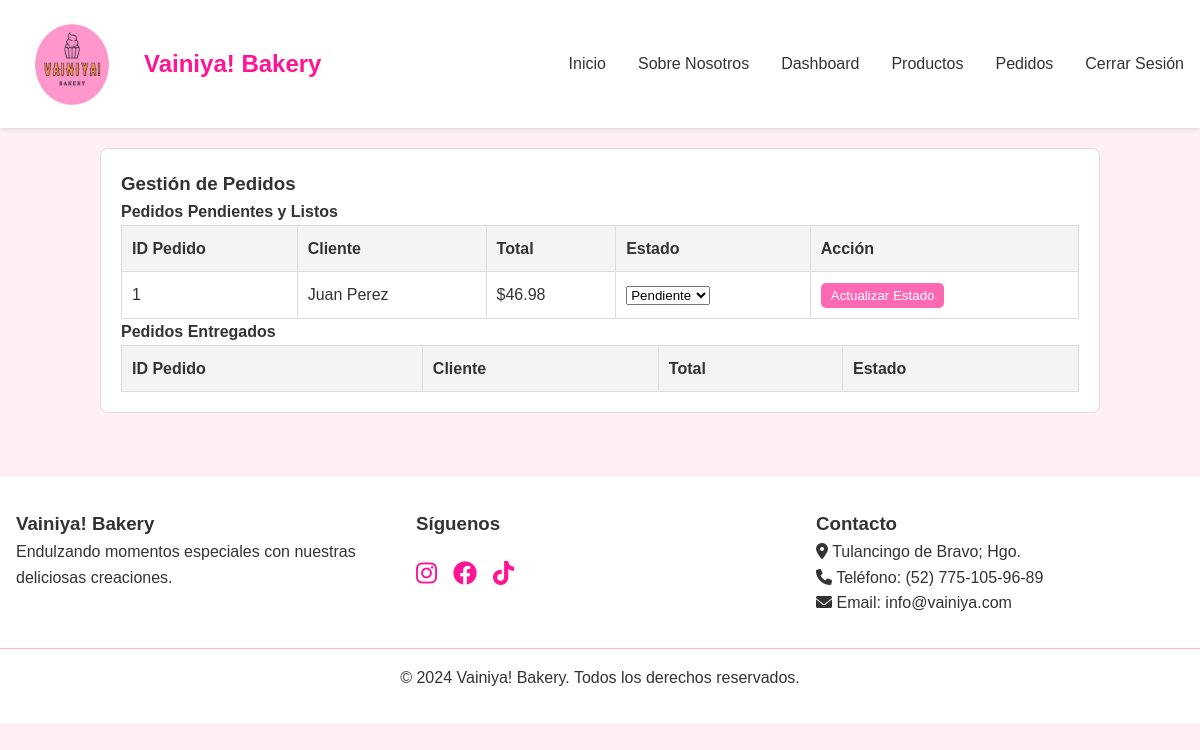
/app/admin/pedidos.php, run on the app's committed database.
### tables this page shows
CREATE TABLE pedidos (
    id INT AUTO_INCREMENT PRIMARY KEY,
    id_usuario INT NOT NULL,
    total DECIMAL(10, 2) NOT NULL,
    estado VARCHAR(50) DEFAULT 'pendiente',
    metodo_pago VARCHAR(50),
    fecha_pedido TIMESTAMP DEFAULT CURRENT_TIMESTAMP,
    direccion_entrega TEXT,
    FOREIGN KEY (id_usuario) REFERENCES usuarios(id) ON DELETE CASCADE
);

CREATE TABLE usuarios (
    id INT AUTO_INCREMENT PRIMARY KEY,
    nombre VARCHAR(255) NOT NULL,
    correo VARCHAR(255) UNIQUE NOT NULL,
    contrasena VARCHAR(255) NOT NULL,
    numero_contacto VARCHAR(20),
    direccion TEXT,
    tipo_usuario VARCHAR(50) DEFAULT 'cliente',
    fecha_registro TIMESTAMP DEFAULT CURRENT_TIMESTAMP
);

### app/admin/pedidos.php (the view, shortened to what this page needs)
<?php
require "../config.php";
$sql = "SELECT p.id, p.total, p.estado, p.fecha_pedido, p.direccion_entrega, u.nombre AS cliente
        FROM pedidos p
        JOIN usuarios u ON p.id_usuario = u.id
        WHERE p.estado IN ('pendiente', 'listo', 'entregado')
        ORDER BY p.estado, p.fecha_pedido DESC";
$result = $conn->query($sql);
$pedidos = [];
if ($result->num_rows > 0) {
    while ($row = $result->fetch_assoc()) {
        $pedidos[] = $row;
    }
}
?>
<!DOCTYPE html>
<html lang="es">
<head>
    <link rel="stylesheet" href="/css/style.css">
    <link rel="stylesheet" href="https://cdnjs.cloudflare.com/ajax/libs/font-awesome/6.0.0/css/all.min.css">
</head>
<body>
<header>
    <nav>
      <div class="logo">
        <img class="logo_img" src="/img/logo.png" alt="Vainiya! Bakery">
        <h1>Vainiya! Bakery</h1>
      </div>
      <ul>
        <li><a href="inicio.php">Inicio</a></li>
        <li><a href="sobre-nosotros.php">Sobre Nosotros</a></li>
        <li><a href="dashboard.php">Dashboard</a></li>
        <li><a href="productos.php">Productos</a></li>
        <li><a href="pedidos.php">Pedidos</a></li>
        <li><a href="logout.php">Cerrar Sesión</a></li>
      </ul>
    </nav>
</header>
    <div class="table-container">
        <h3>Gestión de Pedidos</h3>
        <h4>Pedidos Pendientes y Listos</h4>
        <table>
            <thead>
                <tr>
                    <th>ID Pedido</th>
                    <th>Cliente</th>
                    <th>Total</th>
                    <th>Estado</th>
                    <th>Acción</th>
                </tr>
            </thead>
            <tbody>
                <?php foreach ($pedidos as $pedido): ?>
                    <?php if ($pedido['estado'] != 'entregado'): ?>
                        <tr>
                            <td><?= $pedido['id'] ?></td>
                            <td><?= $pedido['cliente'] ?></td>
                            <td>$<?= number_format($pedido['total'], 2) ?></td>
                            <td>
                                <select class="estado-select" data-id="<?= $pedido['id'] ?>">
                                    <option value="pendiente" <?= $pedido['estado'] == 'pendiente' ? 'selected' : '' ?>>Pendiente</option>
                                </select>
                            </td>
                            <td>
                                <button class="status-btn actualizar-btn" data-id="<?= $pedido['id'] ?>">Actualizar Estado</button>
                            </td>
                        </tr>
                    <?php endif; ?>
                <?php endforeach; ?>
            </tbody>
        </table>
        <h4>Pedidos Entregados</h4>
        <table>
            <thead>
                <tr>
                    <th>ID Pedido</th>
                    <th>Cliente</th>
                    <th>Total</th>
                    <th>Estado</th>
                </tr>
            </thead>
        </table>
    </div>
<footer>
    <div class="footer-content">
      <div class="footer-section">
        <h3>Vainiya! Bakery</h3>
        <p>Endulzando momentos especiales con nuestras deliciosas creaciones.</p>
      </div>
      <div class="footer-section">
        <h3>Síguenos</h3>
        <div class="social-links">
          <a href="https://www.instagram.com/vainiyabakery/profilecard/?igsh=MW1keWZwcHM2dTlodw%3D%3D"><i class="fab fa-instagram"></i></a>
          <a href="#"><i class="fab fa-facebook"></i></a>
          <a href="https://www.tiktok.com/@vainiyabakery?_t=8k4gBw9kKnt&_r=1"><i class="fab fa-tiktok"></i></a>
        </div>
      </div>
      <div class="footer-section">
        <h3>Contacto</h3>
        <p><i class="fas fa-map-marker-alt"></i> Tulancingo de Bravo; Hgo.</p>
        <p><i class="fas fa-phone"></i> Teléfono: (52) 775-105-96-89</p>
        <p><i class="fas fa-envelope"></i> Email: info@vainiya.com</p>
      </div>
    </div>
    <div class="footer-bottom">
      <p>&copy; 2024 Vainiya! Bakery. Todos los derechos reservados.</p>
    </div>
  </footer>
</body>
</html>

### app/css/style.css (style rules this page uses)
:root { --primary-color: #FF1493; --secondary-color: #FFB6C1; --background-color: #FFF0F5; --text-color: #333; --white: #FFFFFF; }
* { margin: 0; padding: 0; box-sizing: border-box; }
body { font-family: Arial, sans-serif; background-color: var(--background-color); color: var(--text-color); line-height: 1.6; }
header { background-color: var(--white); box-shadow: 0 2px 4px rgba(0,0,0,0.1); }
nav { max-width: 1200px; margin: 0 auto; padding: 1rem; display: flex; justify-content: space-between; align-items: center; }
.logo { display: flex; align-items: center; gap: 1rem; }
.logo h1 { color: var(--primary-color); font-size: 1.5rem; }
nav ul { display: flex; gap: 2rem; list-style: none; }
nav a { color: var(--text-color); text-decoration: none; font-weight: 500; }
footer { background-color: var(--white); padding: 2rem 0; margin-top: 4rem; }
.footer-content { max-width: 1200px; margin: 0 auto; padding: 0 1rem; display: grid; grid-template-columns: repeat(auto-fit, minmax(250px, 1fr)); gap: 2rem; }
.social-links { display: flex; gap: 1rem; margin-top: 1rem; }
.social-links a { color: var(--primary-color); font-size: 1.5rem; }
.footer-bottom { text-align: center; margin-top: 2rem; padding-top: 1rem; border-top: 1px solid var(--secondary-color); }
.logo_img { width: 7rem; height: 6rem; margin: 0 auto; }
a { text-decoration: none; }

### app/admin/pedidos.php (style rules this page uses)
.table-container { margin: 20px auto; max-width: 1000px; padding: 20px; border-radius: 8px; border: 1px solid #ddd; background-color: #fff; }
table { width: 100%; border-collapse: collapse; }
th, td { padding: 10px; text-align: left; border: 1px solid #ddd; }
th { background-color: #f4f4f4; }
.status-btn { padding: 5px 10px; background-color: #ff69b4; color: white; border: none; border-radius: 5px; cursor: pointer; }

### data on the page
pedidos: id "1", id_usuario.nombre "Juan Perez", total "46.98", estado+id "Pendiente"
